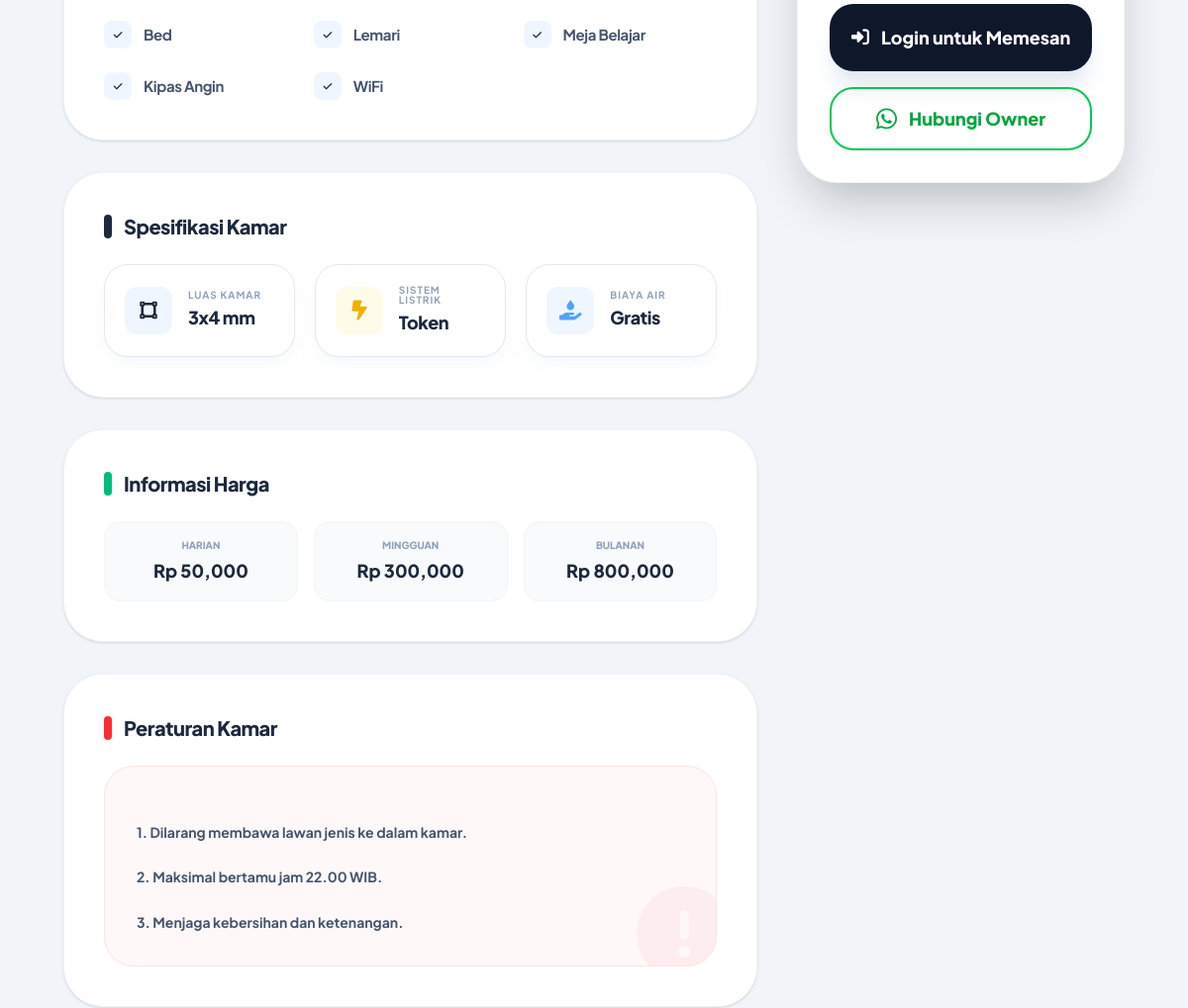
Before: /penyewa/transaction/show.php?id=1 (middle part) with the older database file.
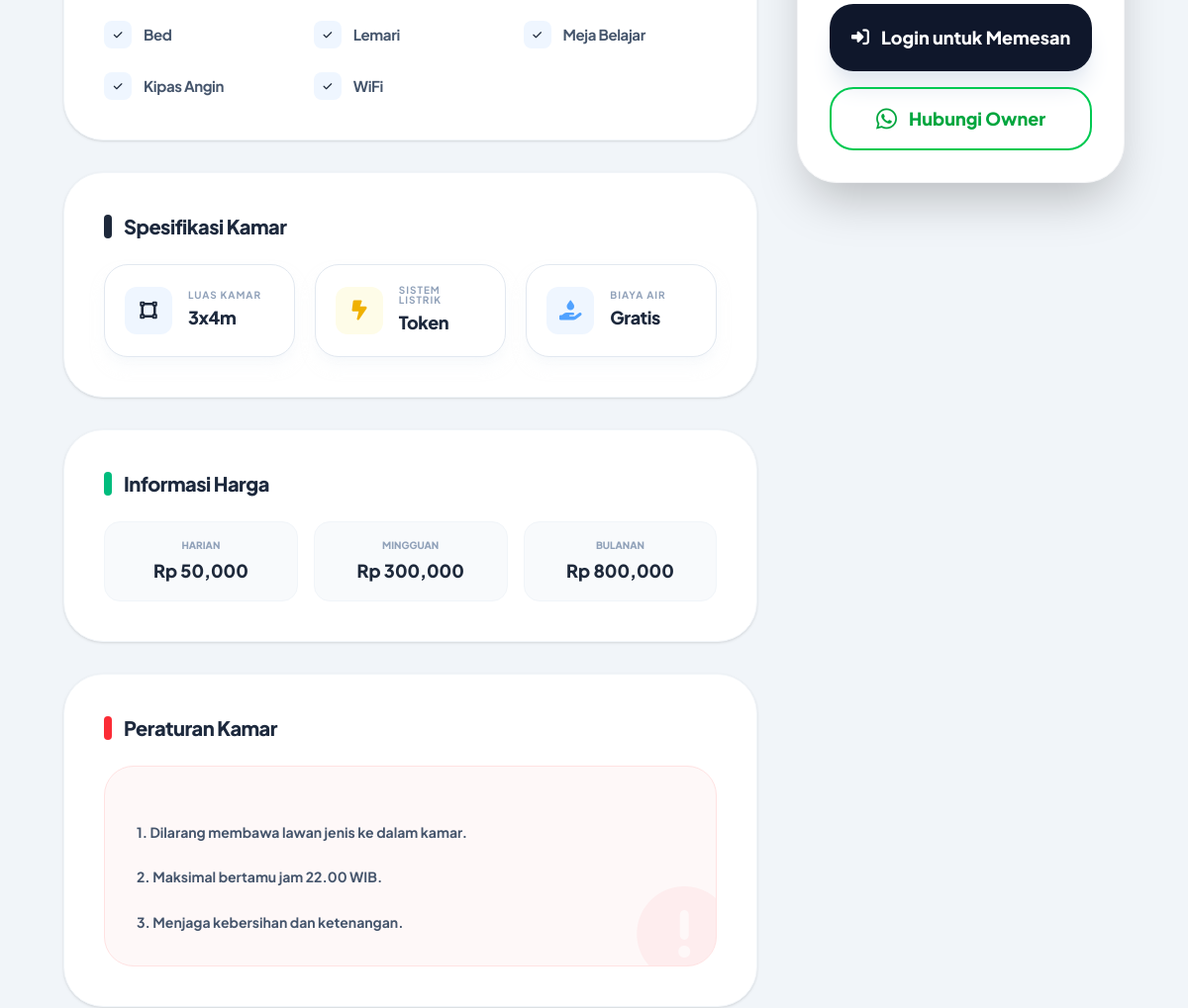
After: the same page with the newer database file.
### tables this page shows
CREATE TABLE `rooms` (
  `id` bigint(20) UNSIGNED NOT NULL,
  `room_type_id` bigint(20) UNSIGNED NOT NULL,
  `room_number` varchar(255) NOT NULL,
  `gender_type` enum('Putra','Putri') NOT NULL,
  `price` int(11) NOT NULL,
  `rating` decimal(2,1) NOT NULL DEFAULT 0.0,
  `facilities` text NOT NULL,
  `area_size` varchar(255) NOT NULL,
  `is_electric_included` tinyint(1) NOT NULL DEFAULT 0,
  `is_water_included` tinyint(1) NOT NULL DEFAULT 1,
  `room_rules` text NOT NULL,
  `status` enum('available','occupied','maintenance') NOT NULL DEFAULT 'available',
  `created_at` timestamp NULL DEFAULT NULL,
  `updated_at` timestamp NULL DEFAULT NULL
);

CREATE TABLE `room_types` (
  `id` bigint(20) UNSIGNED NOT NULL,
  `name` varchar(255) NOT NULL,
  `image` varchar(255) DEFAULT NULL,
  `description` text NOT NULL,
  `facilities` text NOT NULL,
  `base_price_daily` int(11) NOT NULL,
  `base_price_weekly` int(11) NOT NULL,
  `base_price_monthly` int(11) NOT NULL,
  `created_at` timestamp NULL DEFAULT NULL,
  `updated_at` timestamp NULL DEFAULT NULL
);

### penyewa/transaction/show.php (the view, shortened to what this page needs)
<?php
require_once '../../config/database.php';
$id_room = mysqli_real_escape_string($conn, $_GET['id']);
$query = "SELECT rooms.*,
          room_types.name as type_name,
          room_types.image as type_image,
          room_types.description as type_desc,
          room_types.base_price_daily,
          room_types.base_price_weekly,
          room_types.base_price_monthly
          FROM rooms
          JOIN room_types ON rooms.room_type_id = room_types.id
          WHERE rooms.id = '$id_room' LIMIT 1";
$result = mysqli_query($conn, $query);
$room = mysqli_fetch_assoc($result);
?>
<link rel="stylesheet" href="https://cdn.jsdelivr.net/npm/flatpickr/dist/flatpickr.min.css">
<div class="pt-8 pb-20 px-4 md:px-16 bg-slate-100 min-h-screen font-sans">
    <div class="max-w-7xl mx-auto grid grid-cols-1 lg:grid-cols-3 gap-10">
        <div class="lg:col-span-2 space-y-8">
            <div class="bg-white p-10 rounded-[40px] shadow-sm border border-slate-100">
                <div class="grid grid-cols-2 md:grid-cols-3 gap-y-6 gap-x-4">
                    <?php
                    $facilities = explode(',', $room['facilities']);
                    foreach ($facilities as $item):
                    ?>
                        <div class="flex items-center gap-3 group">
                            <div class="w-7 h-7 bg-blue-50 rounded-lg flex items-center justify-center transition-all duration-300 group-hover:bg-primary">
                                <i class="fas fa-check text-[10px] text-primary group-hover:text-white"></i>
                            </div>
                            <span class="font-bold text-slate-600 text-[15px] tracking-tight group-hover:text-primary transition-colors">
                                <?= trim($item) ?>
                            </span>
                        </div>
                    <?php endforeach; ?>
                </div>
            </div>
            <div class="bg-white p-10 rounded-[40px] shadow-sm border border-slate-100">
                <div class="flex items-center gap-3 mb-6">
                    <div class="w-2 h-6 bg-primary rounded-full"></div>
                    <h3 class="text-xl font-extrabold text-slate-800 tracking-tight">Spesifikasi Kamar</h3>
                </div>
                <div class="grid grid-cols-1 md:grid-cols-3 gap-5">
                    <div class="flex items-center gap-4 p-5 bg-white rounded-3xl shadow-lg shadow-slate-100/50 border border-slate-200 group hover:border-primary transition-all">
                        <div class="w-12 h-12 bg-blue-50 text-primary rounded-xl flex items-center justify-center text-xl group-hover:bg-primary group-hover:text-white transition-colors">
                            <i class="fas fa-vector-square"></i>
                        </div>
                        <div>
                            <p class="text-[10px] text-slate-400 font-bold uppercase tracking-widest leading-none mb-1">Luas Kamar</p>
                            <p class="text-lg font-black text-slate-800 tracking-tight"><?= $room['area_size'] ?>m</p>
                        </div>
                    </div>
                    <div class="flex items-center gap-4 p-5 bg-white rounded-3xl shadow-lg shadow-slate-100/50 border border-slate-200 group hover:border-yellow-500 transition-all">
                        <div class="w-12 h-12 bg-yellow-50 text-yellow-500 rounded-xl flex items-center justify-center text-xl group-hover:bg-yellow-500 group-hover:text-white transition-colors">
                            <i class="fas fa-bolt-lightning"></i>
                        </div>
                        <div>
                            <p class="text-[10px] text-slate-400 font-bold uppercase tracking-widest leading-none mb-1">Sistem Listrik</p>
                            <p class="text-lg font-black text-slate-800 tracking-tight"><?= $room['is_electric_included'] ? 'Include' : 'Token' ?></p>
                        </div>
                    </div>
                    <div class="flex items-center gap-4 p-5 bg-white rounded-3xl shadow-lg shadow-slate-100/50 border border-slate-200 group hover:border-blue-400 transition-all">
                        <div class="w-12 h-12 bg-blue-50 text-blue-400 rounded-xl flex items-center justify-center text-xl group-hover:bg-blue-400 group-hover:text-white transition-colors">
                            <i class="fas fa-hand-holding-droplet"></i>
                        </div>
                        <div>
                            <p class="text-[10px] text-slate-400 font-bold uppercase tracking-widest leading-none mb-1">Biaya Air</p>
                            <p class="text-lg font-black text-slate-800 tracking-tight"><?= $room['is_water_included'] ? 'Gratis' : 'Bayar' ?></p>
                        </div>
                    </div>
                </div>
            </div>
            <div class="bg-white p-10 rounded-[40px] shadow-sm border border-slate-100">
                <div class="flex items-center gap-3 mb-6">
                    <div class="w-2 h-6 bg-emerald-500 rounded-full"></div>
                    <h3 class="text-xl font-extrabold text-slate-800 tracking-tight">Informasi Harga</h3>
                </div>
                <div class="grid grid-cols-1 md:grid-cols-3 gap-4">
                    <div class="p-4 bg-slate-50 rounded-2xl border border-slate-100 text-center">
                        <p class="text-[10px] font-black text-slate-400 uppercase mb-1">Harian</p>
                        <p class="text-lg font-black text-primary">Rp <?= number_format($room['base_price_daily']) ?></p>
                    </div>
                    <div class="p-4 bg-slate-50 rounded-2xl border border-slate-100 text-center">
                        <p class="text-[10px] font-black text-slate-400 uppercase mb-1">Mingguan</p>
                        <p class="text-lg font-black text-primary">Rp <?= number_format($room['base_price_weekly']) ?></p>
                    </div>
                    <div class="p-4 bg-slate-50 rounded-2xl border border-slate-100 text-center">
                        <p class="text-[10px] font-black text-slate-400 uppercase mb-1">Bulanan</p>
                        <p class="text-lg font-black text-primary">Rp <?= number_format($room['base_price_monthly']) ?></p>
                    </div>
                </div>
            </div>
            <div class="bg-white p-10 rounded-[40px] shadow-sm border border-slate-100">
                <div class="flex items-center gap-3 mb-6">
                    <div class="w-2 h-6 bg-red-500 rounded-full"></div>
                    <h3 class="text-xl font-extrabold text-slate-800 tracking-tight">Peraturan Kamar</h3>
                </div>
                <div class="bg-red-50/50 border border-red-100 p-8 rounded-[30px] relative overflow-hidden">
                    <i class="fas fa-circle-exclamation absolute -right-4 -bottom-4 text-8xl text-red-500/5"></i>
                    <p class="text-slate-600 font-bold text-sm leading-relaxed whitespace-pre-line relative z-10">
                        <?= $room['room_rules'] ?>
                    </p>
                </div>
            </div>
        </div>
        <div class="relative">
            <form action="booking_confirmation.php" method="POST" class="bg-white border border-gray-100 rounded-[40px] shadow-2xl p-8 sticky top-24">
                <div class="space-y-6">
                    <div class="space-y-4">
                        <?php
                        if (!isset($_SESSION['user_id'])):
                        ?>
                            <a href="../../auth/login.php" class="w-full bg-slate-900 hover:bg-black text-white font-black py-5 rounded-[24px] shadow-xl shadow-slate-200 transition-all active:scale-95 flex items-center justify-center gap-3 text-lg">
                                <i class="fas fa-sign-in-alt"></i> Login untuk Memesan
                            </a>
                            <?php
                        endif;
                        ?>
                        <a href="https://wa.me/6289502390206" target="_blank" class="w-full flex items-center justify-center gap-3 border-2 border-green-500 text-green-600 font-black py-4 rounded-[24px] hover:bg-green-500 hover:text-white transition-all text-lg group">
                            <i class="fab fa-whatsapp text-2xl group-hover:scale-110 transition-transform"></i> Hubungi Owner
                        </a>
                    </div>
                </div>
            </form>
        </div>
    </div>
</div>
<?php
$content = ob_get_clean();
include '../layouts/app.php';
?>

### penyewa/layouts/app.php (shortened to what this page needs)
<!DOCTYPE html>
<html lang="id" class="scroll-smooth scroll-pt-24">
<head>
    <link rel="stylesheet" href="/kos-native/assets/css/output.css">
    <link rel="stylesheet" href="https://cdnjs.cloudflare.com/ajax/libs/font-awesome/6.5.1/css/all.min.css">
</head>
<body class="bg-surface font-sans antialiased text-slate-900">
    <main class="min-h-screen">
        <?= $content ?>
    </main>
</body>
</html>

Changed rows visible on the page:
changed rooms "Bed": area_size "3x4 m" → "3x4"
